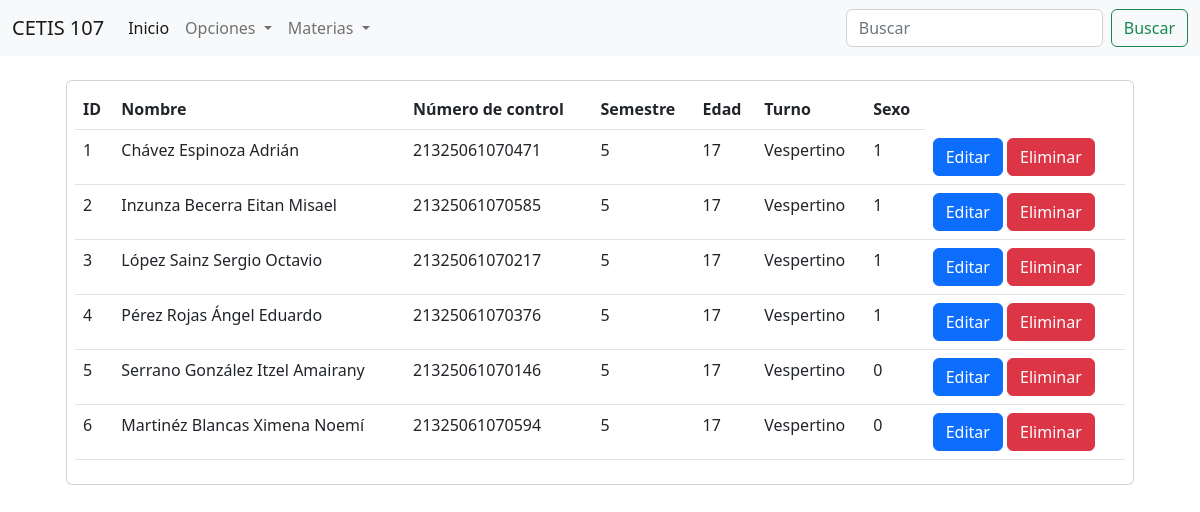
Screenshot of /consultarAlumnos.php with the database file from the repository.
### tables this page shows
CREATE TABLE `alumnos` (
  `id` bigint(20) NOT NULL,
  `nombre` varchar(100) NOT NULL,
  `numero_control` varchar(30) NOT NULL,
  `semestre` int(11) NOT NULL,
  `edad` int(11) NOT NULL,
  `turno` varchar(10) NOT NULL,
  `sexo` tinyint(4) NOT NULL
);

### consultarAlumnos.php (the view, shortened to what this page needs)
<!DOCTYPE html>
<html lang="en">
<head>
    <link rel="stylesheet" href="css/bootstrap.css">
</head>
<body>
    <?php
        include 'menu.php';
        include 'conexion2.php';
        $sql = "SELECT * FROM alumnos";
        $datos = $conexion->query($sql);
    ?>
    <div class="container">
        <div class="row">
            <div class="col-12">
                <?php if($datos->num_rows > 0){ ?>
                    <div class="table-responsive card m-4 p-2">
                        <table class="table table-hover">
                            <thead>
                                <tr>
                                    <th>ID</th>
                                    <th>Nombre</th>
                                    <th>Número de control</th>
                                    <th>Semestre</th>
                                    <th>Edad</th>
                                    <th>Turno</th>
                                    <th>Sexo</th>
                                </tr>
                            </thead>
                            <tbody>
                                <?php while($registro = $datos->fetch_assoc()){ ?>
                                    <tr>
                                        <td><?php echo $registro["id"]; ?></td>
                                        <td><?php echo $registro["nombre"]; ?></td>
                                        <td><?php echo $registro["numero_control"]; ?></td>
                                        <td><?php echo $registro["semestre"]; ?></td>
                                        <td><?php echo $registro["edad"]; ?></td>
                                        <td><?php echo $registro["turno"]; ?></td>
                                        <td><?php echo $registro["sexo"]; ?></td>
                                        <td>
                                            <a href="editarAlumnos.php?id=<?php echo $registro["id"]?>" class="btn btn-xs btn-primary">Editar</a>
                                            <a href="eliminarAlumno.php?id=<?php echo $registro["id"]?>" class="btn btn-xs btn-danger">Eliminar</a>
                                        </td>
                                    </tr>
                                <?php }?>
                            </tbody>
                        </table>
                    </div>
                <?php } else{ ?>
                    <h2 class="m-4">No Existe datos en alumnos en la base de datos</h2>
                <?php } ?>
            </div>
        </div>
    </div>
</body>
</html>

### rows the page displays
alumnos: id "1", nombre "Chávez Espinoza Adrián", numero_control "21325061070471", semestre "5", edad "17", turno "Vespertino", sexo "1"
alumnos: id "2", nombre "Inzunza Becerra Eitan Misael", numero_control "21325061070585", semestre "5", edad "17", turno "Vespertino", sexo "1"
alumnos: id "3", nombre "López Sainz Sergio Octavio", numero_control "21325061070217", semestre "5", edad "17", turno "Vespertino", sexo "1"
alumnos: id "4", nombre "Pérez Rojas Ángel Eduardo", numero_control "21325061070376", semestre "5", edad "17", turno "Vespertino", sexo "1"
alumnos: id "5", nombre "Serrano González Itzel Amairany", numero_control "21325061070146", semestre "5", edad "17", turno "Vespertino", sexo "0"
alumnos: id "6", nombre "Martinéz Blancas Ximena Noemí", numero_control "21325061070594", semestre "5", edad "17", turno "Vespertino", sexo "0"
